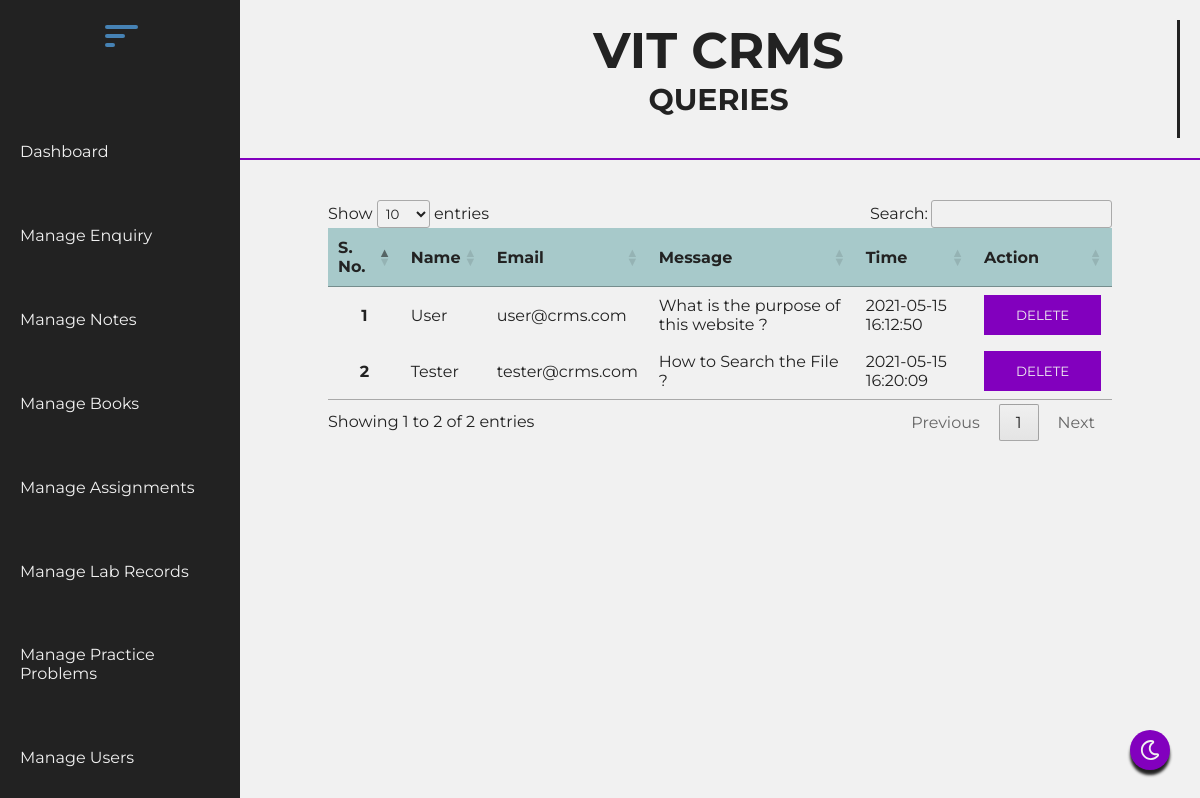
The page /admin/manage_enquiry.php (signed in) on the database its author committed.
### tables this page shows
CREATE TABLE `enquiry` (
  `user_id` int(20) NOT NULL,
  `username` varchar(255) NOT NULL,
  `email` varchar(255) NOT NULL,
  `message` varchar(255) NOT NULL,
  `time` datetime NOT NULL DEFAULT current_timestamp()
);

### admin/manage_enquiry.php (the view, shortened to what this page needs)
<!DOCTYPE html>
<html lang="en">
<head>
    <link rel="stylesheet" href="./css/admin.css">
    <link rel="stylesheet" href="https://cdnjs.cloudflare.com/ajax/libs/font-awesome/5.15.3/css/all.min.css" />
    <link rel="stylesheet" type="text/css" href="https://cdn.datatables.net/1.10.24/css/jquery.dataTables.css">
</head>
<body>
    <section class="divider">
        <header>
            <?php require './inside/_header.php'; ?>
            <div class="mode">
                <img src="../images/moon.svg" id="mode" alt="Theme Change">
            </div>
        </header>
        <section class="content">
            <div class="top-bar">
                <div class="heading">
                    <h1>VIT CRMS</h1>
                    <h3>Queries</h3>
                </div>
            </div>
            <div class="content-box">
                <div class="table">
                    <table id="myTable">
                        <thead>
                            <tr>
                                <th>S. No.</th>
                                <th>Name</th>
                                <th>Email</th>
                                <th>Message</th>
                                <th>Time</th>
                                <th>Action</th>
                            </tr>
                        </thead>
                        <tbody>
                            <?php
                                $sql = "SELECT * FROM enquiry";
                                $result = mysqli_query($conn, $sql);
                                $num = mysqli_num_rows($result);
                                if ($num > 0) {
                                    $i = 1;
                                    while ($row = mysqli_fetch_assoc($result)) {
                                        echo "
                                        <tr>
                                        <th>" . $i ."</th>
                                        <td contenteditable='true'>" . $row['username'] ."</td>
                                        <td>" . $row['email'] ."</td>
                                        <td>" . $row['message'] ."</td>
                                        <td>" . $row['time'] ."</td>
                                        <td>
                                            <button class='delete' id='del" . $row['note_id'] . "'>DELETE</button>
                                        </td>
                                        </tr>
                                        ";
                                        $i++;
                                    }
                                }
                            ?>
                        </tbody>
                    </table>
                </div>
            </div>
        </section>
    </section>
</body>
</html>

### admin/css/admin.css (style rules this page uses)
:root { --primary-color: #222; --btn-color: rgb(130, 0, 190); --background-color: #F1F1F1; --about-shadow: rgba(0, 0, 0, .25); }
* { margin: 0px; padding: 0px; box-sizing: border-box; font-family: 'Montserrat', sans-serif; text-decoration: none; list-style: none; }
html { scroll-behavior: smooth; overflow-x: hidden; }
body { color: var(--primary-color); overflow-x: hidden; width: 100%; height: 100vh; background: var(--background-color); }
.mode { display: flex; justify-content: center; align-items: center; position: fixed; right: 30px; bottom: 30px; height: 40px; width: 40px; background: var(--btn-color); border-radius: 50%; box-shadow: 0 5px 3px #222; z-index: 10000; }
.mode img { cursor: pointer; width: 20px; }
.divider { display: flex; }
header { display: flex; flex-direction: column; align-items: center; width: 20%; height: 100vh; flex: 1; background-color: #222; }
.content { flex: 4; }
.top-bar { height: 20vh; display: flex; padding: 20px; border-bottom: 2px solid var(--btn-color); }
.heading { flex: 3; border-right: 3px solid var(--primary-color); }
.heading h1 { font-size: 50px; text-align: center; }
.heading h3 { font-size: 30px; text-align: center; text-transform: uppercase; }
.content-box { max-height: 80vh; height: 100%; display: flex; flex-direction: column; justify-content: space-around; }
.table { width: 90%; height: 100%; margin: auto; padding: 40px; }
table { margin: auto; border-collapse: collapse; }
th, td { padding: 12px 23px; }
tbody tr { border-bottom: 1px solid var(--about-shadow); transition: all .5s ease-in-out; color: #222; }
thead { background-color: rgba(55, 140, 143, 0.4); }
.delete { text-decoration: none; background-color: rgb(130, 0, 190); color: #f1f1f1; padding: 10px 30px; border: 2px solid rgb(130, 0, 190); transition: all .5s; }

### rows shown on the page
enquiry: username "User", email "user@crms.com", message "What is the purpose of this website ?", time "2021-05-15 16:12:50"
enquiry: username "Tester", email "tester@crms.com", message "How to Search the File ?", time "2021-05-15 16:20:09"
